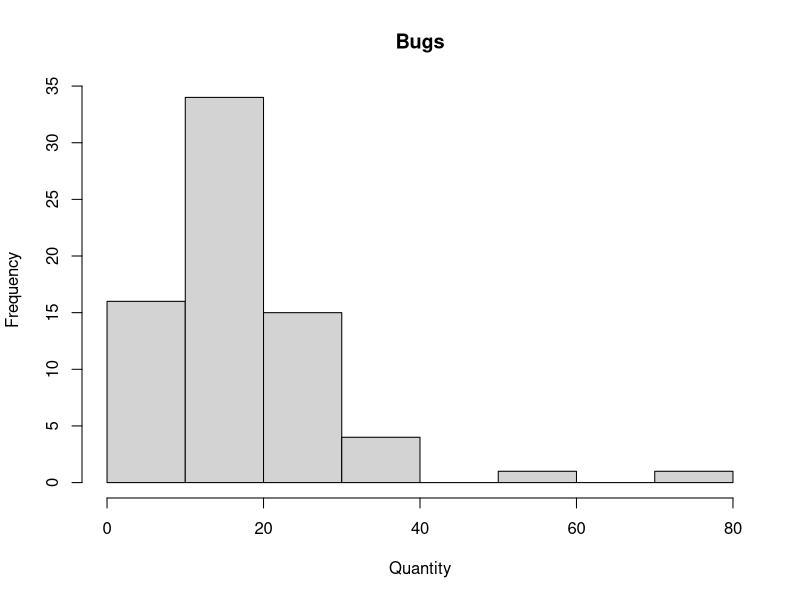
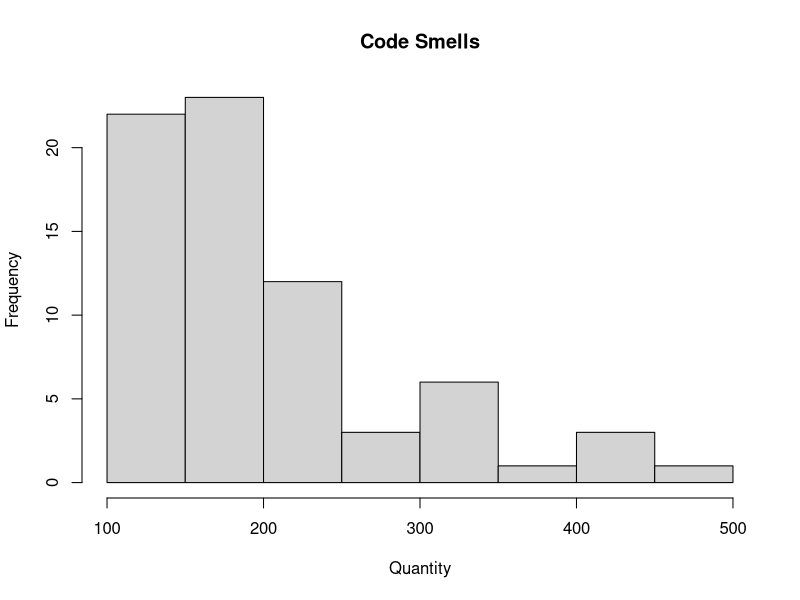
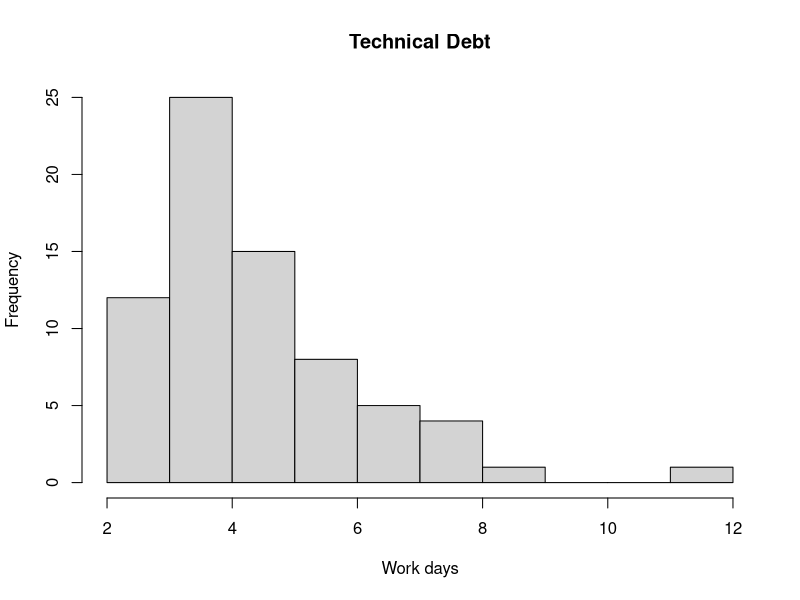
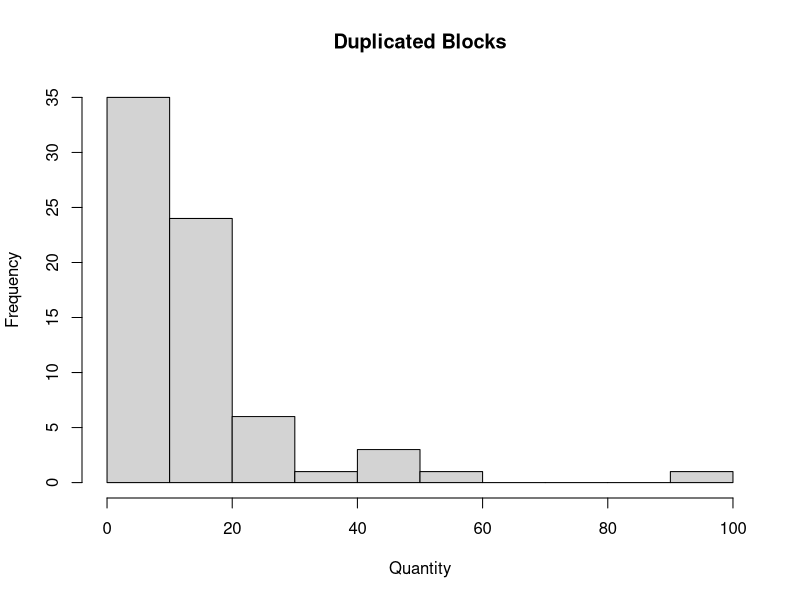
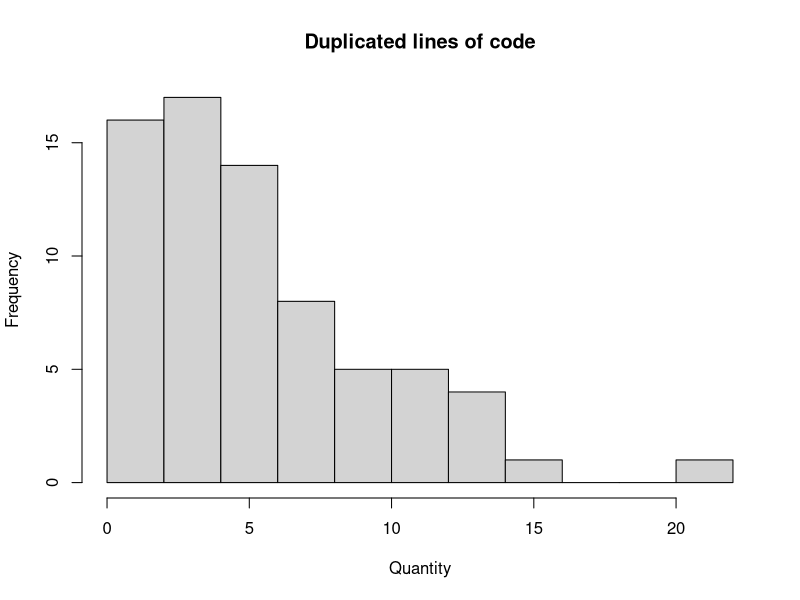
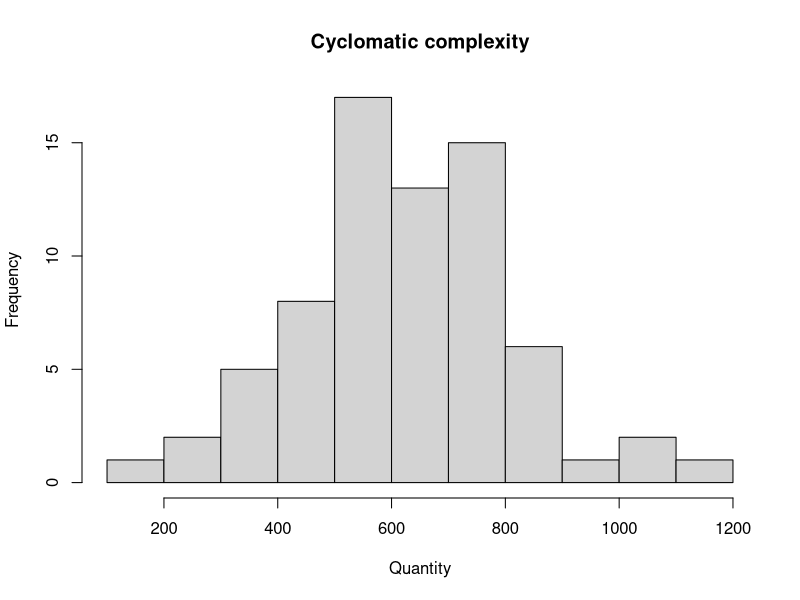
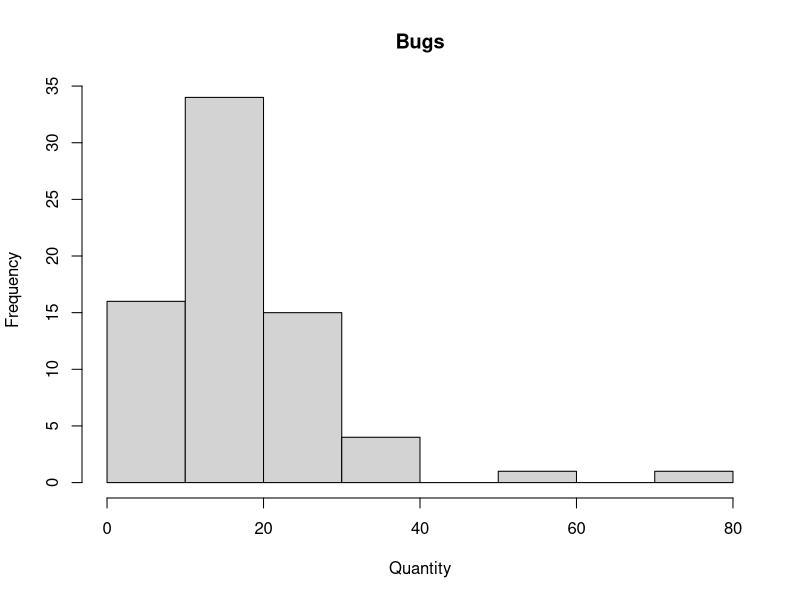
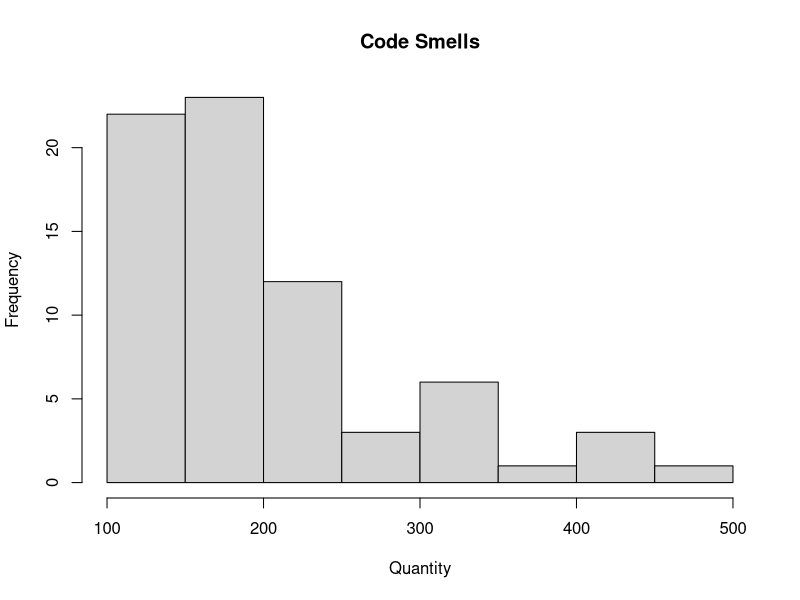

The R script that drew these images, in order:
wd <- getwd()
setwd(wd)
values <- read.csv("../results/sonarqube.csv")
refactor <- read.csv("../results/sonarqube_refactor.csv")

graphs <- function(df, path){
  png(file=paste("../results/graphs",path,"/bugs.png", sep=""))
  hist(df$bugs, xlab="Quantity", main="Bugs")
  invisible(dev.off())

  png(file=paste("../results/graphs",path,"/code_smells.png", sep=""))
  hist(df$code_smells, xlab="Quantity", main="Code Smells")
  invisible(dev.off())

  png(file=paste("../results/graphs",path,"/technical_debt.png", sep=""))
  hist(df$sqale_index, xlab="Work days", main="Technical Debt")
  invisible(dev.off())

  png(file=paste("../results/graphs",path,"/duplicated_blocks.png", sep=""))
  hist(df$duplicated_blocks, xlab="Quantity", main="Duplicated Blocks")
  invisible(dev.off())

  png(file=paste("../results/graphs",path,"/duplicated_lines_density.png", sep=""))
  hist(df$duplicated_lines_density, xlab="Quantity", main="Duplicated lines of code")
  invisible(dev.off())

  png(file=paste("../results/graphs",path,"/complexity.png", sep=""))
  hist(df$complexity, xlab="Quantity", main="Cyclomatic complexity")
  invisible(dev.off())
}

maxfunction <- function(df, df2) {
    y <- max(df2)
    x <- df$name[df2==y]
    cat("Max: ", y, "- Projeto:", x, "\n")
}
minfunction <- function(df, df2) {
    y <- min(df2)
    x <- df$name[df2==y]
    cat("Min: ", y, "- Projeto:", x, "\n")
}

meanfunction <- function(df) {
    y <- mean(df)
    cat("Mean:", y, "\n")
}

worst <- function(df){
    x <- rowSums(df[,-1])
    y <- df$name[x==max(x)]
    cat("THE WORST PROJECT WAS", y,"\n")
}

best <- function(df){
    x <- rowSums(df[,-1])
    y <- df$name[x==min(x)]
    cat("THE BEST PROJECT WAS", y,"\n")
}

graphs(values, "")
graphs(values, "_refactor")

cat("----------------------------------------------------------\n")
cat("|                                                        |\n")
cat("|                     NO REFACTORING                     |\n")
cat("|                                                        |\n")
cat("----------------------------------------------------------\n")

cat("\n")
cat("\n")

cat("BUGS\n")
maxfunction(values, values$bugs)
minfunction(values, values$bugs)
meanfunction(values$bugs)
cat("\n")

cat("CODE SMELLS\n")
maxfunction(values, values$code_smells)
minfunction(values, values$code_smells)
meanfunction(values$code_smells)
cat("\n")

cat("TECHNICAL DEBT\n")
maxfunction(values, values$sqale_index)
minfunction(values, values$sqale_index)
meanfunction(values$sqale_index)
cat("\n")

cat("DUPLICATED BLOCKS\n")
maxfunction(values, values$duplicated_blocks)
minfunction(values, values$duplicated_blocks)
meanfunction(values$duplicated_blocks)
cat("\n")

cat("DUPLICATED LINES OF CODE\n")
maxfunction(values, values$duplicated_lines_density)
minfunction(values, values$duplicated_lines_density)
meanfunction(values$duplicated_lines_density)
cat("\n")

cat("CYCLOMATIC COMPLEXITY\n")
maxfunction(values, values$complexity)
minfunction(values, values$complexity)
meanfunction(values$complexity)
cat("\n")

best(values)
cat("\n")

worst(values)
cat("\n")

cat("----------------------------------------------------------\n")
cat("|                                                        |\n")
cat("|                    AFTER REFACTORING                   |\n")
cat("|                                                        |\n")
cat("----------------------------------------------------------\n")

cat("\n")
cat("\n")

cat("BUGS\n")
maxfunction(refactor, refactor$bugs)
minfunction(refactor, refactor$bugs)
meanfunction(refactor$bugs)
cat("\n")

cat("CODE SMELLS\n")
maxfunction(refactor, refactor$code_smells)
minfunction(refactor, refactor$code_smells)
meanfunction(refactor$code_smells)
cat("\n")

cat("TECHNICAL DEBT\n")
maxfunction(refactor, refactor$sqale_index)
minfunction(refactor, refactor$sqale_index)
meanfunction(refactor$sqale_index)
cat("\n")

cat("DUPLICATED BLOCKS\n")
maxfunction(refactor, refactor$duplicated_blocks)
minfunction(refactor, refactor$duplicated_blocks)
meanfunction(refactor$duplicated_blocks)
cat("\n")

cat("DUPLICATED LINES OF CODE\n")
maxfunction(refactor, refactor$duplicated_lines_density)
minfunction(refactor, refactor$duplicated_lines_density)
meanfunction(refactor$duplicated_lines_density)
cat("\n")

cat("CYCLOMATIC COMPLEXITY\n")
maxfunction(refactor, values$complexity)
minfunction(refactor, values$complexity)
meanfunction(refactor$complexity)
cat("\n")

best(refactor)
cat("\n")

worst(refactor)
cat("\n")
